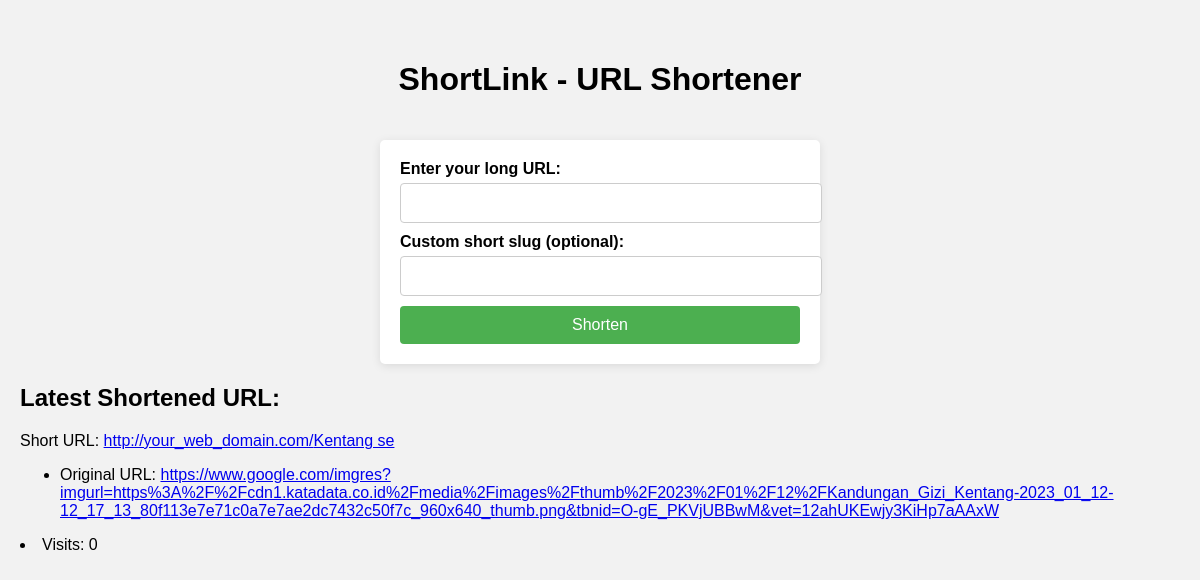
The app's page /home.php with its own data.
### tables this page shows
CREATE TABLE `short_urls` (
  `id` int(11) NOT NULL,
  `original_url` varchar(255) NOT NULL,
  `short_code` varchar(10) NOT NULL,
  `visit_count` int(11) NOT NULL DEFAULT 0
);

### home.php (the view, shortened to what this page needs)
<!DOCTYPE html>
<html>
<head>
</head>
<body style="font-family: Arial, sans-serif; background-color: #f2f2f2; margin: 0; padding: 20px;">
    <h1 style="text-align: center;">ShortLink - URL Shortener</h1>
    <form method="post" action="" style="max-width: 400px; margin: 0 auto; padding: 20px; background-color: #fff; border-radius: 5px; box-shadow: 0 2px 10px rgba(0, 0, 0, 0.1);">
        <label for="original_url" style="font-weight: bold; display: block; margin-bottom: 5px;">Enter your long URL:</label>
        <input type="text" name="original_url" id="original_url" required style="display: block; width: 100%; padding: 10px; margin-bottom: 10px; border: 1px solid #ccc; border-radius: 4px; font-size: 16px;">
        <label for="short_code" style="font-weight: bold; display: block; margin-bottom: 5px;">Custom short slug (optional):</label>
        <input type="text" name="short_code" id="short_code" style="display: block; width: 100%; padding: 10px; margin-bottom: 10px; border: 1px solid #ccc; border-radius: 4px; font-size: 16px;">
        <input type="submit" value="Shorten" style="display: block; width: 100%; padding: 10px; background-color: #4CAF50; color: #fff; border: none; border-radius: 4px; cursor: pointer; font-size: 16px;">
    </form>
</body>
    <?php
    $connect = mysqli_connect("localhost", "root", "", "ShortLink");
    $query = "SELECT * FROM short_urls ORDER BY id DESC LIMIT 1";
    $result = mysqli_query($connect, $query);
    if ($result && mysqli_num_rows($result) > 0) {
        $row = mysqli_fetch_assoc($result);
        $short_code = $row['short_code'];
        $original_url = $row['original_url'];
        $visit_count = $row['visit_count'];
        echo "<h2>Latest Shortened URL:</h2>";
        echo "<p>Short URL: <a href='http://your_web_domain.com/$short_code' target='_blank'>http://your_web_domain.com/$short_code</a></p>";
        echo "<ul><li>Original URL: <a href='$original_url' target='_blank'>$original_url</a></li></ul>";
        echo "<li>Visits: $visit_count</li>";
    } else {
        echo "<h2>Latest Shortened URL:</h2>";
        echo "<p>No shortened URLs found.</p>";
    }
    ?>
</body>
</html>

### home.php (style rules this page uses)
body { font-family: Arial, sans-serif; background-color: #f2f2f2; margin: 0; padding: 0; }
h1 { text-align: center; padding: 20px 0; }
form { max-width: 400px; margin: 0 auto; padding: 20px; background-color: #fff; border-radius: 5px; box-shadow: 0 2px 10px rgba(0, 0, 0, 0.1); }
label { font-weight: bold; display: block; margin-bottom: 5px; }
input[type="text"] { display: block; width: 100%; padding: 10px; margin-bottom: 10px; border: 1px solid #ccc; border-radius: 4px; font-size: 16px; }
input[type="submit"] { display: block; width: 100%; padding: 10px; background-color: #4CAF50; color: #fff; border: none; border-radius: 4px; cursor: pointer; font-size: 16px; }

### records on screen
short_urls: short_code "Kentang se", original_url "https://www.google.com/imgres?imgurl=https%3A%2F%2Fcdn1.katadata.co.id%2Fmedia%2Fimages%2Fthumb%2F2023%2F01%2F12%2FKandungan_Gizi_Kentang-2023_01_12-12_17_13_80f113e7e71c0a7e7ae2dc7432c50f7c_960x640_thumb.png&tbnid=O-gE_PKVjUBBwM&vet=12ahUKEwjy3KiHp7aAAxW", visit_count "0"
